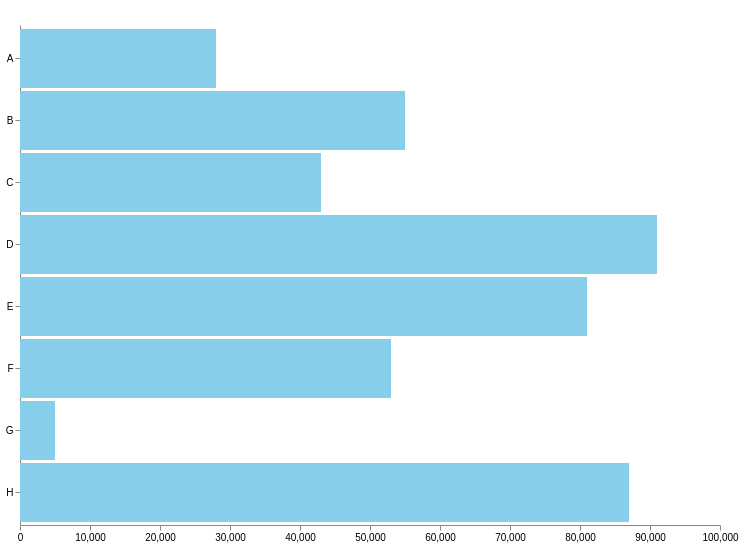

Vega-Lite specification for this chart:
### Vega specification from a JSON file in a GitHub repository (floating-point values rounded to 4 significant figures)
{"$schema": "https://vega.github.io/schema/vega/v4.json", "width": 700, "height": 500, "padding": 5, "data": [{"name": "table", "values": [{"category": "A", "amount": 28000}, {"category": "B", "amount": 55000}, {"category": "C", "amount": 43000}, {"category": "D", "amount": 91000}, {"category": "E", "amount": 81000}, {"category": "F", "amount": 53000}, {"category": "G", "amount": 5000}, {"category": "H", "amount": 87000}]}], "scales": [{"name": "yscale", "type": "band", "domain": {"data": "table", "field": "category"}, "range": "height", "padding": 0.05, "round": true}, {"name": "xscale", "domain": {"data": "table", "field": "amount"}, "nice": true, "range": "width"}], "axes": [{"orient": "left", "scale": "yscale"}, {"orient": "bottom", "scale": "xscale"}], "marks": [{"type": "rect", "name": "bar", "from": {"data": "table"}, "encode": {"enter": {"y": {"scale": "yscale", "field": "category"}, "height": {"scale": "yscale", "band": 1}, "x": {"scale": "xscale", "field": "amount"}, "x2": {"scale": "xscale", "value": 0}}, "update": {"fill": {"value": "skyblue"}}}}, {"type": "text", "from": {"data": "table"}, "encode": {"enter": {"fontSize": {"value": 25}, "text": {"field": "amount"}}}, "transform": [{"type": "label", "size": [700, 500], "offset": [15], "anchors": ["inner-right", "right"], "marks": ["bar"]}]}]}
